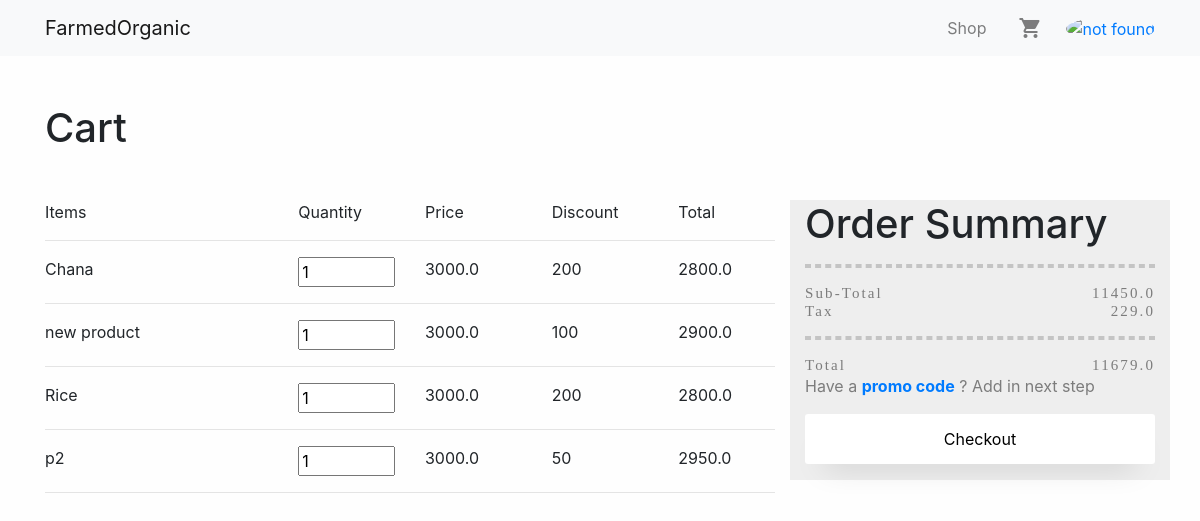
The app's page /cart (signed in) with its own data.
### cart/models.py (models this page shows, shortened)
class CartItem(models.Model):
    product     = models.ForeignKey(Product, on_delete=models.CASCADE)
    quantity    = models.IntegerField(default=1)
    price       = models.FloatField(blank=True)
    cart        = models.ForeignKey('Cart', on_delete=models.CASCADE)
    TAX_AMOUNT = 19.25

### products/models.py (models this page shows, shortened)
class Product(models.Model):
    name      = models.CharField(max_length=100 ,blank=True)
    owner     = models.ForeignKey(User,on_delete=models.CASCADE)
    slug      = models.SlugField(max_length = 250, null = True, blank = True)
    detail    = models.CharField(max_length=300 ,blank=True)
    price     = models.IntegerField(blank =True , null=True)
    discount  = models.IntegerField(blank =True , null=True)
    image     = models.FileField(upload_to='Products',blank=True)
    quantity  = models.IntegerField(blank =True , null=True , default=0)
    category  = models.CharField(max_length=100 ,blank=True)
    total     = models.IntegerField(null=True,blank=True)

### cart/views.py (the view)
# urls.py: path('cart', views.cart,  name='cart'),
@login_required
def cart(request):
    this_user = Cart.objects.get(User=request.user)
    this_Cart = CartItem.objects.filter(cart=this_user)
    if this_Cart.exists():
        items = CartItem.objects.all()
        total = 0;
        stotal = 0;
        ototal = 0;
        for i in items:
            total = (i.price-i.product.discount)*i.quantity
            i.total = total
            i.save()
            stotal += total
        tax = stotal*(2/100)
        ototal = stotal+tax
    else:
        print("Cart don't exist")
        items = None
    context = {
        'items':items,
        'subtotal':stotal,
        'tax':tax,
        'total':ototal,
    }
    return render(request,"cart.html",context)

### farmedorganic/templates/cart.html (shortened to what this page needs)
{% include 'base.html' %}
{% load static %}
<link rel="stylesheet" href="{% static 'cart.css' %}">
{% block content%}
<section id="sec1">
    <div class="container">
        <h1 id="main-title" class="my-5">Cart</h1>
        <div class="row cart-row">
            <div class="col-md-8">
                <div class="row">
                    <div class=" table-col col-md-4"> Items</div>
                    <div class=" table-col col-md-2"> Quantity </div>
                    <div class=" table-col col-md-2"> Price </div>
                    <div class=" table-col col-md-2"> Discount </div>
                    <div class=" table-col col-md-2"> Total </div>
                </div>
                {% if items %}
                {% for item in items  %}
                    <hr>
                    <div class="row">
                        <div class="col-md-4"> {{item.product.name}} </div>
                        <div class="col-md-2 qnt">
                            <input type="number" name="quantity" value="{{item.quantity}}"  required="" id="id_quantity">
                         </div>
                        <div class="col-md-2 itemprice"> {{item.price}} </div>
                        <div class="col-md-2 itemdiscount"> {{item.product.discount}} </div>
                        <div class="col-md-2 total">{{item.total}}</div>
                    </div>
                {% endfor %}
                {% endif %}
                <hr>
            </div>
            <div class="col-md-4 orders">
                <div class="order-title">
                    <h1>Order Summary</h1>
                </div>
                <div class="os-rates">
                    <hr>
                    <div class="row os-title">
                        <div class="col">Sub-Total</div>
                        <div class="col text-right">{{subtotal}}</div>
                    </div>
                    <div class="row os-title">
                        <div class="col">Tax</div>
                        <div class="col text-right">{{tax}}</div>
                    </div>
                    <hr>
                    <div class="row os-title">
                        <div class="col">Total</div>
                        <div class="col text-right">{{total}}</div>
                    </div>
                </div>
                <disv class="os-promo text-left">
                    <p>Have a <b> <a href="">promo code</a></b> ? Add in next step</p>
                </disv>
                <a href="">
                    <button class="cst-btn mb-3" >Checkout</button>
                </a>
            </div>
        </div>
    </div>
</section>
{% endblock %}

### farmedorganic/static/base.css (style rules this page uses)
body { background-color:#EFEFEF; overflow-x: hidden; }

### farmedorganic/static/cart.css (style rules this page uses)
body { background-color: #FEFEFE; }
button { outline: none; border: none; }
.cst-btn { width: 100%; height: 50px; border-radius: 3px; box-shadow: 0px 19px 30px -20px rgba(0, 0, 0, 0.25); background-color: white; }
.orders { height:fit-content; background-color: #EEEEEE; }
.os-rates { color: #7C7C7C; font-family: Raleway; font-style: normal; font-size: 15px; line-height: 18px; align-items: center; letter-spacing: 0.14em; }
.os-rates hr { border: 2px dashed #C4C4C4; }
.os-promo { color: #7C7C7C; }
#id_quantity { max-width: 100%; }

### records on screen
CartItem: product.name "Chana", quantity "1", price "3000.0", product.discount "200", total "2800.0"
CartItem: product.name "new product", quantity "1", price "3000.0", product.discount "100", total "2900.0"
CartItem: product.name "Rice", quantity "1", price "3000.0", product.discount "200", total "2800.0"
CartItem: product.name "p2", quantity "1", price "3000.0", product.discount "50", total "2950.0"

### other values on screen
{{ subtotal }} "11450.0"
{{ tax }} "229.0"
{{ total }} "11679.0"
